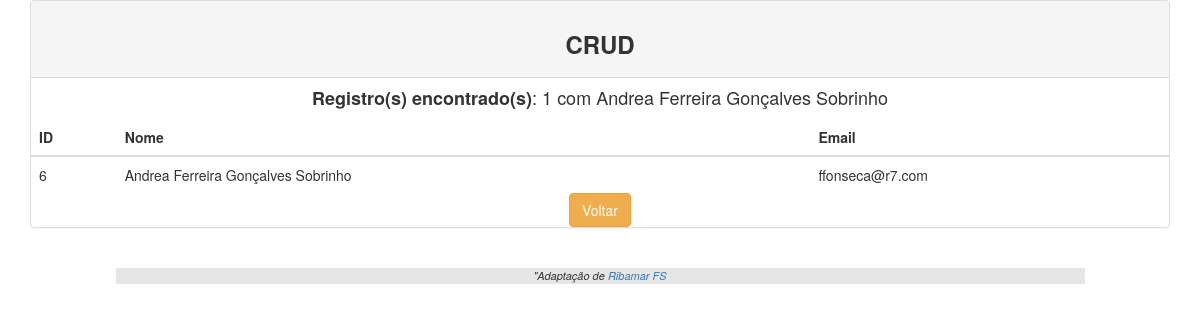
Screenshot of /search.php?keyword=Andrea Ferreira Gonçalves Sobrinho with the database file from the repository.
### tables this page shows
CREATE TABLE `clientes` (
  `id` int(11) NOT NULL AUTO_INCREMENT,
  `nome` varchar(50) NOT NULL,
  `email` varchar(50) DEFAULT NULL,
  PRIMARY KEY (`id`)
);

### classes/Crud.php (called while the page is built, shortened)
<?php
class Crud
{
    public function __construct($pdo, $table)
    {
        $this->pdo = $pdo;
    }
}

### search.php (the view)
<?php
require_once('./header.php');
require_once('classes/Crud.php');
$crud = new Crud($pdo, 'clientes');
if(isset($_GET['keyword'])){
    $keyword=$_GET['keyword'];
    $sql = "select * from clientes WHERE nome LIKE :keyword order by id";
    $sth = $crud->pdo->prepare($sql);
    $sth->bindValue(":keyword", $keyword."%");
    $sth->execute();
    $rows =$sth->fetchAll(PDO::FETCH_ASSOC);
}
?>
<div class="container">
    <div class="panel panel-default">
        <div class="panel-heading text-center"><h3><b>CRUD</b></h3></div>
<?php
print '<div class="text-center"><h4><b>Registro(s) encontrado(s)</b>: '.count($rows).' com '.$keyword.'</h4></div>';
if(count($rows) > 0){
?>
    <table class="table table-hover">
        <thead>
            <tr>
                <th>ID</th>
                <th>Nome</th>
                <th>Email</th>
            </tr>
        </thead>
<?php
    foreach ($rows as $row){
        echo "<tr>" .
        "<td>" . $row['id'] . "</td>" .
        "<td>" . $row['nome'] . "</td>" .
        "<td>" . $row['email'] . "</td>" .
        "</tr>";
    }
    echo "</table>";
}else{
    print '<h3>Nenhum Registro encontrado!</h3>
</div>';
}
?>
<div class="text-center"><input name="send" class="btn btn-warning" type="button" onclick="location='index.php'" value="Voltar"></div>
</div>
<br>
<?php require_once('./footer.php'); ?>

### rows the page displays
clientes: id "6", nome "Andrea Ferreira Gonçalves Sobrinho", email "ffonseca@r7.com"

### other values shown
count($rows) "1"
$keyword "Andrea Ferreira Gonçalves Sobrinho"
